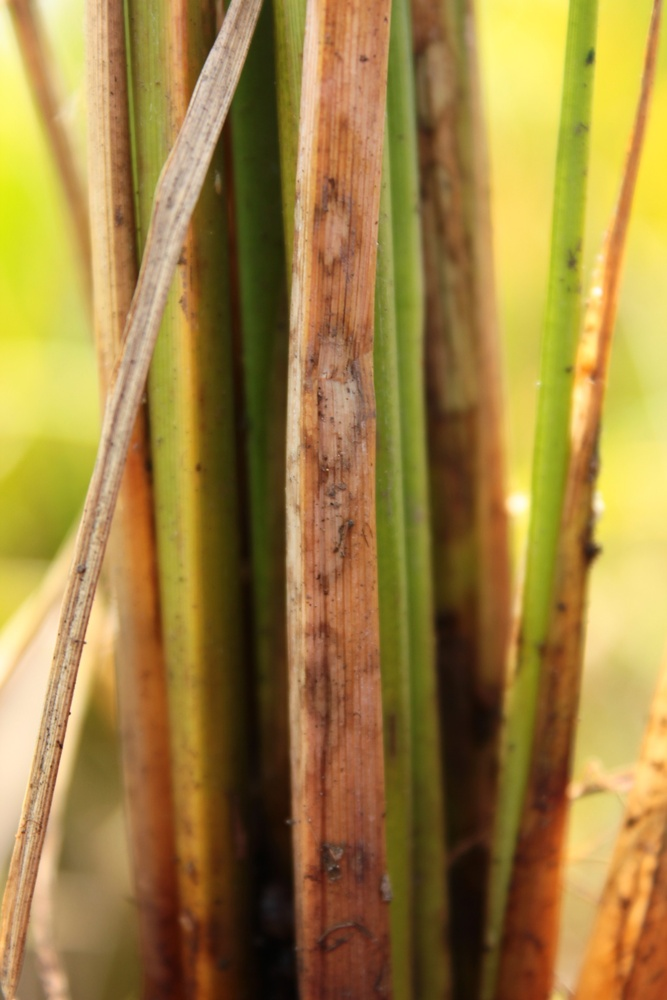
#> input picture เตรียมไฟล์/train2demo/Dirty Panicle Disease/Dirty Panicle Disease.0.jpg, 667 x 1000 px, shrunk from 1728 x 2592 before the run; its folder holds only this picture in this run
$ python Rotate.py
#> lines starting #> are read from the running program, lines starting #| are printed output that depends on the picture
from PIL import Image
from os import listdir, name
from os.path import join
import os
import cv2


Folder_name = 'Dirty Panicle Disease'

file = "train2demo/"
Rename_file = [file+k for k in listdir(file) if listdir(join(file, k ))]
#print(Rename_file)

def Rotate (Rename_file):
    for i in range(len(Rename_file)):
        loop = 4
        #print(Rename_file[i].split('/')[1])
        if(Rename_file[i].split('/')[1] ==  Folder_name):
            print("Found!")
            #print(os.listdir(Rename_file[i]))
            count = len(os.listdir(Rename_file[i]))
            name = os.listdir(Rename_file[i])
            #print(name)
            #print(count)
            slash = "/"
            for k in range(count):
                Rotate_path_pic = os.path.join(Rename_file[i]+slash+name[k])
                print(Rotate_path_pic)
                print(k)
                theta = 90
                for l in range(loop):
                    print(l)

                    if(theta < 360 ):
                        JPG = ".jpg"
                        dot = '.'
                        print(str(name[k])+str(theta)+str(JPG))
                        print(str(name[k].split('.')[0])+dot+str(name[k].split('.')[1])+dot+str(theta)) #EX. Sheath rot Disease + . + 99 + . + 270 ==> Sheath Rot Disease.99.270
                        im = Image.open(Rotate_path_pic)
#> im is the input picture: PIL image 667x1000 RGB; mean R, G, B 158.9, 129.7, 64.8
                        im = im.convert("RGB")


                        print(theta)
                        im.rotate(theta).save(str(name[k].split('.')[0])+dot+str(name[k].split('.')[1])+dot+str(theta)+JPG)
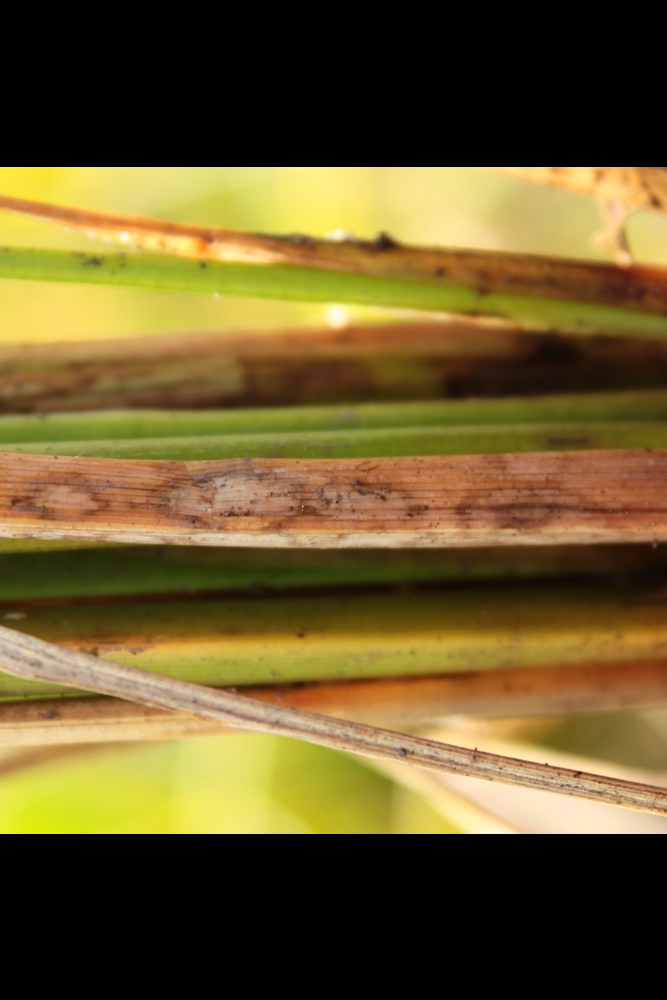
#> saved as Dirty Panicle Disease.0.90.jpg: PIL image 667x1000 RGB; mean R, G, B 107.4, 89.1, 43.4
                        theta= theta + 90

                pass
        else :
            pass
    pass

Rotate(Rename_file)

$ run again, on เตรียมไฟล์/train2demo/Dirty Panicle Disease/Dirty Panicle Disease.2.jpg
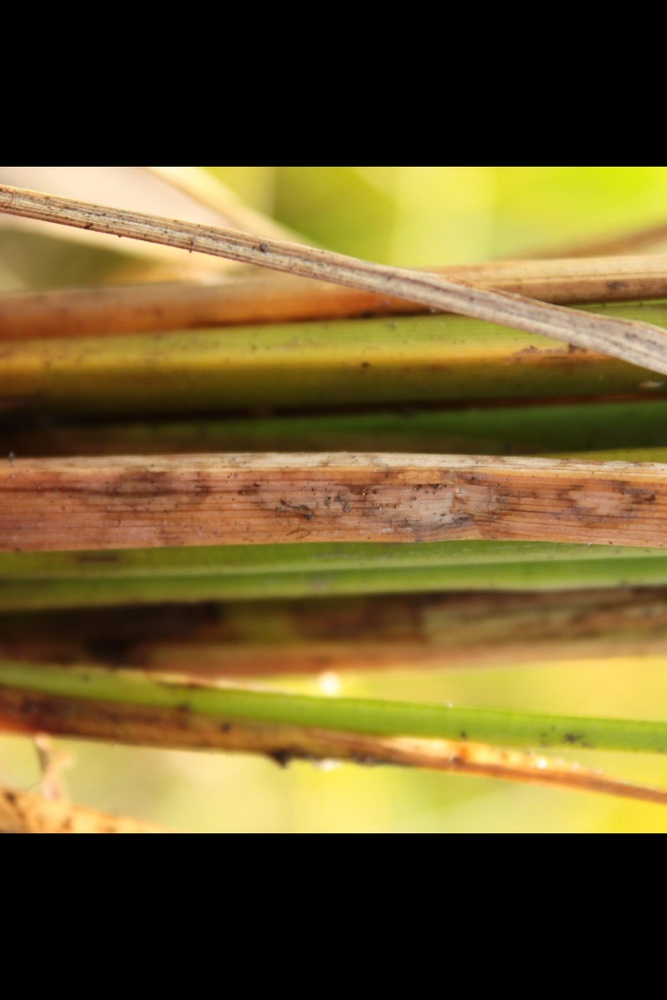
#> input picture เตรียมไฟล์/train2demo/Dirty Panicle Disease/Dirty Panicle Disease.2.jpg, 667 x 1000 px, shrunk from 1728 x 2592 before the run
#> in Rotate, im is the input picture: PIL image 667x1000 RGB; mean R, G, B 107.5, 89.1, 43.5
#> in Rotate, `im.rotate(theta).save(str(name[k].split('.')[0])+dot+str(name[k].split..`:
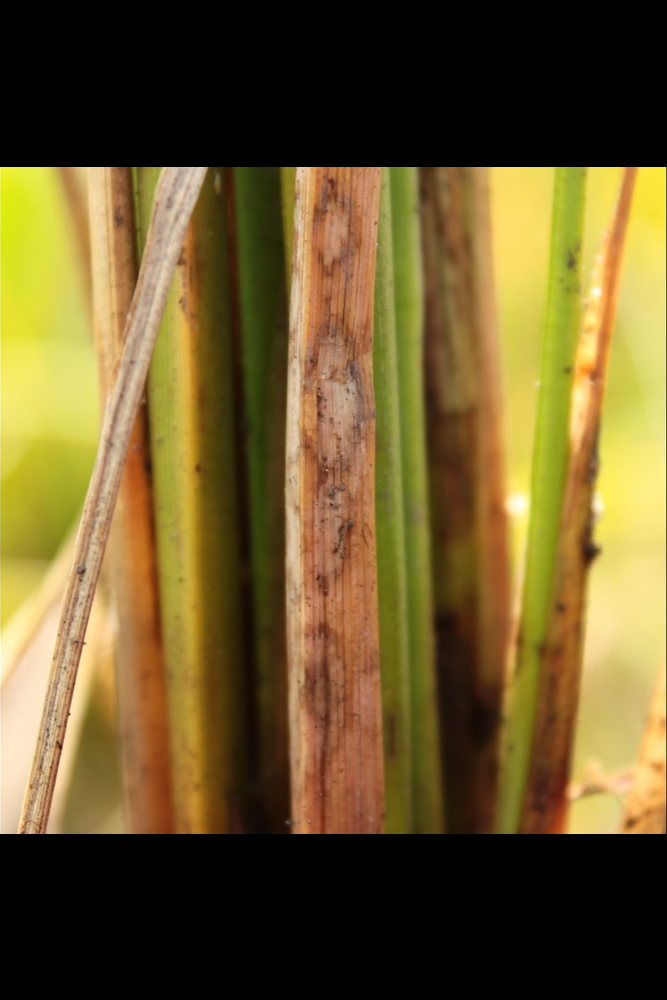
#> saved as Dirty Panicle Disease.2.90.jpg: PIL image 667x1000 RGB; mean R, G, B 107.4, 89, 43.4
